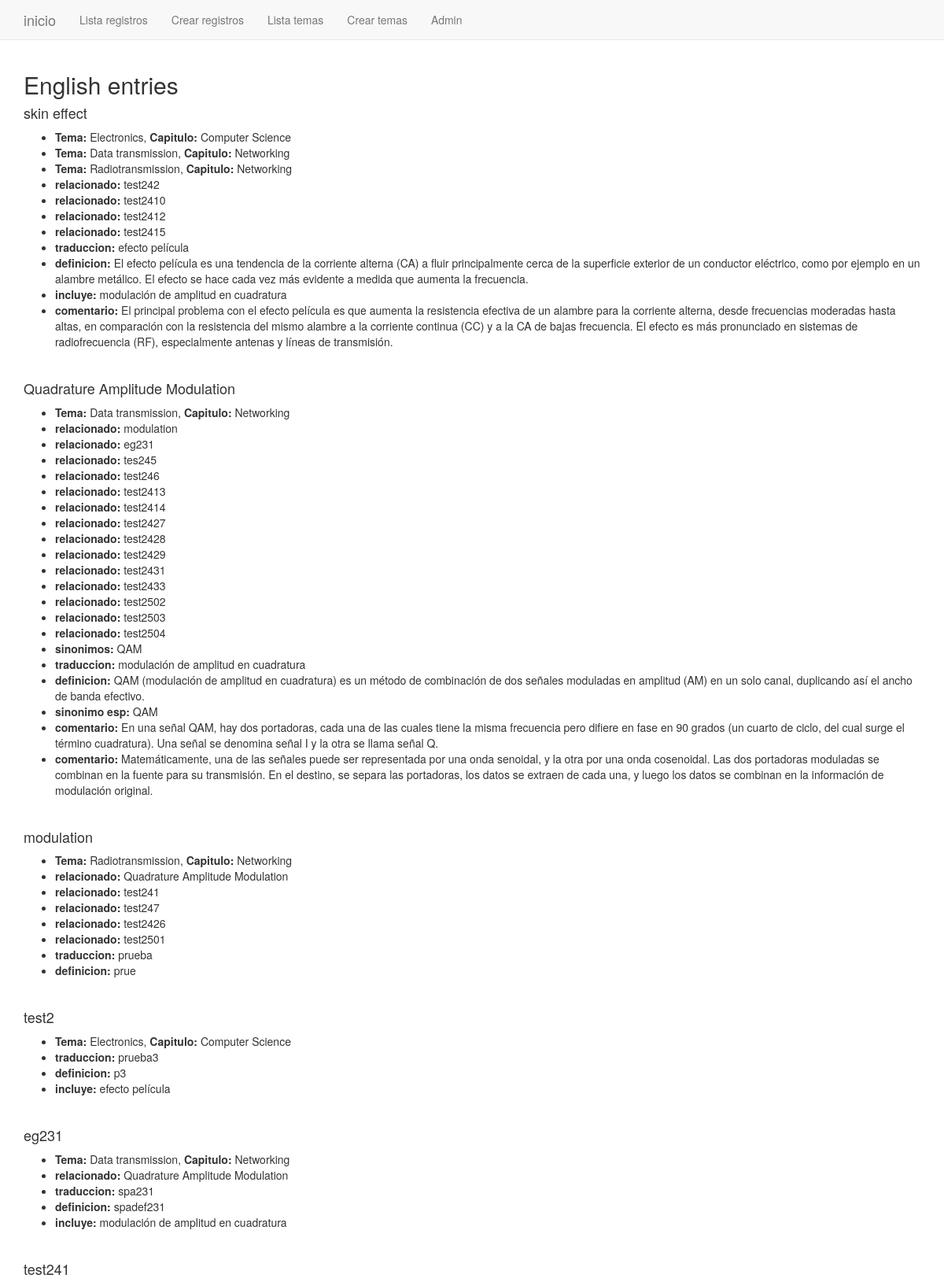
The page /glosario_list/ (upper part) on the database its author committed.
### glosario/models.py (models this page shows, shortened)
class English_Entry(models.Model):
    english_word = models.CharField(max_length=100, unique=True)
    parent_theme = models.ManyToManyField(Theme, related_name = 'child_entries')
    english_related = models.ManyToManyField('self', null=True, blank=True, related_name = 'english_main')
    def __str__(self):
        return self.english_word
    def get_alternatives(self):
        alternatives = English_Alternative.objects.filter(english_original = self)
        return alternatives
    def get_spanish(self):
        spanish = Spanish_Entry.objects.filter(english_entry = self)
        return spanish
    def get_comments(self):
        comment = Comment.objects.filter(english_entry = self)
        return comment

class Theme(models.Model):
    theme_name = models.CharField(max_length=100, unique=True)
    parent_chapter = models.ForeignKey(Chapter, related_name = 'child_themes')
    def __str__(self):
        return self.theme_name

class Chapter(models.Model):
    chapter_name = models.CharField(max_length=100, unique=True)
    def __str__(self):
        return self.chapter_name

class Spanish_Entry(models.Model):
    english_entry = models.OneToOneField(English_Entry, on_delete=models.CASCADE, related_name = 'child_spanish')
    spanish_word = models.CharField(max_length=100, unique=True, null=False, blank=False)
    spanish_definition = models.TextField(max_length=1000, null=True, blank=True)
    spanish_included = models.ManyToManyField('self', symmetrical=False, null=True, blank=True, related_name = 'spanish_main')
    def __str__(self):
        return self.spanish_word
    def get_alternatives(self):
        alternatives = Spanish_Alternative.objects.filter(spanish_original = self)
        return alternatives

class Comment(models.Model):
    english_entry = models.ForeignKey(English_Entry, on_delete=models.CASCADE, related_name = 'comments')
    author = models.CharField(max_length=100, default = 'engtranslator')
    text = models.TextField(max_length=500, null=False, blank=False)
    created_date = models.DateTimeField(default=timezone.now)
    approved_comment = models.BooleanField(default=True)
    def __str__(self):
        return self.text

class English_Alternative(models.Model):
    english_synonym = models.CharField(max_length=100, null=False, blank=False)
    english_original = models.ForeignKey(English_Entry, on_delete=models.CASCADE, related_name = 'english_alternatives')
    def __str__(self):
        return self.english_synonym

class Spanish_Alternative(models.Model):
    spanish_synonym = models.CharField(max_length=100, null=False, blank=False)
    spanish_original = models.ForeignKey(Spanish_Entry, on_delete=models.CASCADE, related_name = 'spanish_alternatives')
    def __str__(self):
        return self.spanish_synonym

### glosario/views.py (the view)
# urls.py: url(r'^glosario_list/$', views.enlistar,name='glosario_listing'),
def enlistar(request):
    chapters = Chapter.objects.all()
    themes = Theme.objects.all()
    e_entries = English_Entry.objects.all()
    data = {'chapters':chapters,
            'themes':themes,
            'e_entries':e_entries
            }
    return render(request, 'glosario/english_entry_list.html',data)

### glosario/templates/glosario/english_entry_list.html
{% extends "base.html" %}
{% block content %}
    <h2>English entries</h2>
        {% for entry in e_entries %}
            <h4>{{ entry.english_word }}</h4>
            <ul>
                {% for tema in entry.parent_theme.all %}
                  <li><b>Tema:</b> {{ tema }}, <b>Capitulo:</b> {{tema.parent_chapter}}</li>
                {% endfor %}
                {% for related in entry.english_related.all %}
                  <li><b>relacionado:</b> {{ related }}</li>
                {% endfor %}
                {% for sinonimo in entry.get_alternatives %}
                  <li><b>sinonimos:</b> {{ sinonimo }}</li>
                {% endfor %}
                {% for spanish in entry.get_spanish %}
                  <li><b>traduccion:</b> {{ spanish }}</li>
                  <li><b>definicion:</b> {{ spanish.spanish_definition }}</li>
                  {% for incluido in spanish.spanish_included.all %}
                    <li><b>incluye:</b> {{ incluido }}</li>
                  {% endfor %}
                  {% for sinonimo in spanish.get_alternatives %}
                    <li><b>sinonimo esp:</b> {{ sinonimo }}</li>
                  {% endfor %}
                {% endfor %}
                {% for comentario in entry.get_comments %}
                  <li><b>comentario:</b> {{ comentario }}</li>
                {% endfor %}
            </ul>
            <br>
        {% endfor %}
{% endblock %}

### glosario/templates/glosario/base.html (shortened to what this page needs)
<!DOCTYPE html>
<html>
  <head>
    <link rel="stylesheet" href="https://maxcdn.bootstrapcdn.com/bootstrap/3.3.7/css/bootstrap.min.css">
  </head>
  <body>
    <nav class="navbar navbar-default navbar-static-top">
      <div class="container">
        <ul class="nav navbar-nav">
          <li><a class="navbar-brand" href="{% url 'index' %}">inicio</a></li>
          <li><a class="navbar-link" href="{% url 'glosario_listing' %}">Lista registros</a></li>
          <li><a class="navbar-link" href="{% url 'create_entries' %}">Crear registros</a></li>
          <li><a class="navbar-link" href="{% url 'themes_listing' %}">Lista temas</a></li>
          <li><a class="navbar-link" href="{% url 'create_themes' %}">Crear temas</a></li>
          <li><a class="navbar-link" href="{% url 'admin:index' %}">Admin</a></li>
        </ul>
      </div>
    </nav>
    <div class="container">
    {% block content %}
    {% endblock %}
    </div>
  </body>
</html>

### rows shown on the page
English_Entry: english_word "skin effect"
Theme: theme_name "Electronics", parent_chapter "Computer Science"
Theme: theme_name "Data transmission", parent_chapter "Networking"
Theme: theme_name "Radiotransmission", parent_chapter "Networking"
English_Entry: english_word "test242"
English_Entry: english_word "test2410"
English_Entry: english_word "test2412"
English_Entry: english_word "test2415"
Spanish_Entry: spanish_word "efecto película", spanish_definition "El efecto película es una tendencia de la corriente alterna (CA) a fluir principalmente cerca de la superficie exterior de un conductor eléctrico, como por ejemplo en un alambre metálico. El efecto se hace cada vez más evidente a medida que aumenta la frecuencia."
Spanish_Entry: spanish_word "modulación de amplitud en cuadratura", spanish_definition "QAM (modulación de amplitud en cuadratura) es un método de combinación de dos señales moduladas en amplitud (AM) en un solo canal, duplicando así el ancho de banda efectivo."
Comment: text "El principal problema con el efecto película es que aumenta la resistencia efectiva de un alambre para la corriente alterna, desde frecuencias moderadas hasta altas, en comparación con la resistencia del mismo alambre a la corriente continua (CC) y a la CA de bajas frecuencia. El efecto es más pronunciado en sistemas de radiofrecuencia (RF), especialmente antenas y líneas de transmisión."
English_Entry: english_word "Quadrature Amplitude Modulation"
English_Entry: english_word "modulation"
English_Entry: english_word "eg231"
English_Entry: english_word "tes245"
English_Entry: english_word "test246"
English_Entry: english_word "test2413"
English_Entry: english_word "test2414"
English_Entry: english_word "test2427"
English_Entry: english_word "test2428"
English_Entry: english_word "test2429"
English_Entry: english_word "test2431"
English_Entry: english_word "test2433"
English_Entry: english_word "test2502"
English_Entry: english_word "test2503"
English_Entry: english_word "test2504"
English_Alternative: english_synonym "QAM"
Spanish_Alternative: spanish_synonym "QAM"
Comment: text "En una señal QAM, hay dos portadoras, cada una de las cuales tiene la misma frecuencia pero difiere en fase en 90 grados (un cuarto de ciclo, del cual surge el término cuadratura). Una señal se denomina señal I y la otra se llama señal Q."
Comment: text "Matemáticamente, una de las señales puede ser representada por una onda senoidal, y la otra por una onda cosenoidal. Las dos portadoras moduladas se combinan en la fuente para su transmisión. En el destino, se separa las portadoras, los datos se extraen de cada una, y luego los datos se combinan en la información de modulación original."
English_Entry: english_word "test241"
English_Entry: english_word "test247"
English_Entry: english_word "test2426"
English_Entry: english_word "test2501"
Spanish_Entry: spanish_word "prueba", spanish_definition "prue"
English_Entry: english_word "test2"
Spanish_Entry: spanish_word "prueba3", spanish_definition "p3"
Spanish_Entry: spanish_word "spa231", spanish_definition "spadef231"
